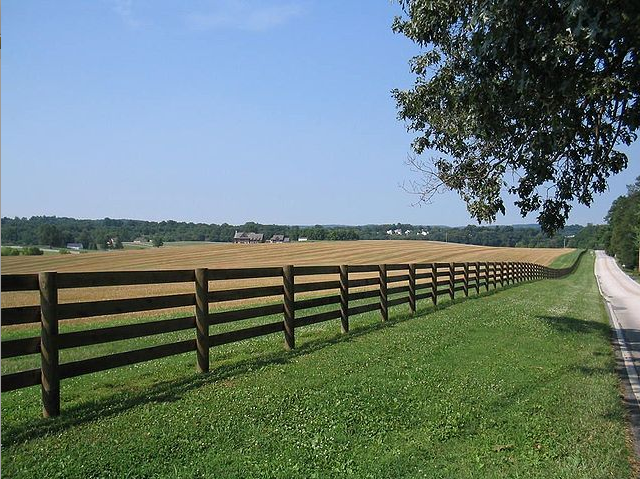
//> input picture HoughTransform/grass.png, 640 x 479 px
$ ./prova grass.png 100   (built with g++ and OpenCV 4)
//> lines starting //> are read from the running program, lines starting //| are printed output that depends on the picture
#include <iostream>
#include <cmath>
#include <utility>
#include "opencv2/highgui/highgui.hpp"
#include "opencv2/imgproc/imgproc.hpp"
#define DEG2RAD 0.017459323f

using namespace std;
using namespace cv;

int houghTransform(unsigned char *image, int r, int c);

const unsigned int *getAccu(int *, int *);

std::vector< std::pair< std::pair<int, int>, std::pair<int, int> > > getLines(int threshold);

unsigned int *accumulator;
int _accu_h;
int _accu_w;
int _img_w;
int _img_h;

int main(int argc, char **argv)
{
  Mat image, im_blur, im_canny;
  int threshold = atoi(argv[2]);

  image = imread(argv[1], 1);
//> image is the input picture: 479 rows x 640 cols, CV_8UC3; mean B, G, R 114.8, 121, 103

  if(!image.data)
  {
    cerr << "Immagine inesistente" << endl;
    exit(-1);
  }

  blur(image, im_blur, Size(5,5));
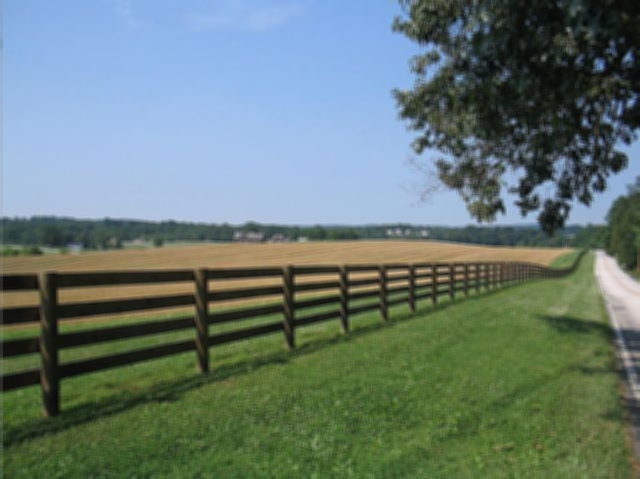
//> im_blur: 479 rows x 640 cols, CV_8UC3; mean B, G, R 114.8, 121, 103
  Canny(im_blur, im_canny, 100, 150, 3);
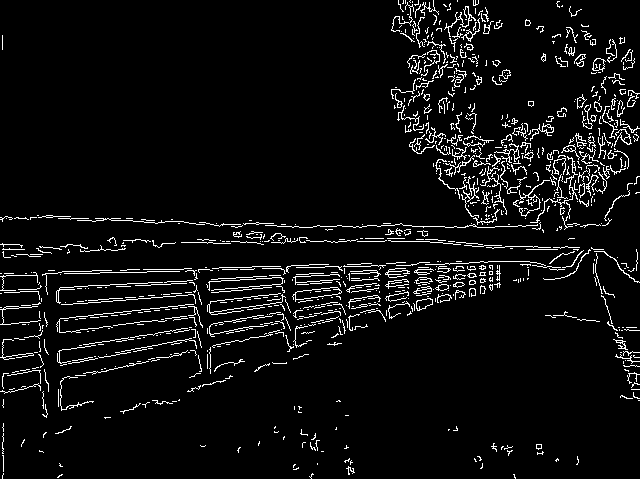
//> im_canny: 479 rows x 640 cols, CV_8UC1; 5.6% white in thin lines or dots

  imshow("Original", image);
  imshow("Gaussian blur", im_blur);
  imshow("Canny Edge", im_canny);

  int righe = image.rows;
//> righe = 479
  int colonne = image.cols;
//> colonne = 640

  houghTransform(im_canny.data, righe, colonne);


  if(threshold == 0)
    threshold = righe>colonne?righe/4:colonne/4;

  while(1)
  {
    Mat img_res = image.clone();

    //Search the accumulator
    std::vector< std::pair< std::pair<int, int>, std::pair<int, int> > > lines = getLines(threshold);

    //Draw the results
    std::vector< std::pair< std::pair<int, int>, std::pair<int, int> > >::iterator it;
    for(it=lines.begin();it!=lines.end();it++)
    {
      cv::line(img_res, cv::Point(it->first.first, it->first.second), cv::Point(it->second.first, it->second.second), cv::Scalar( 0, 0, 255), 2, 8);
    }

    //Visualize all
    int aw, ah, maxa;
    aw = ah = maxa = 0;
    const unsigned int* accu = getAccu(&aw, &ah);

    for(int p=0;p<(ah*aw);p++)
    {
      if((int)accu[p] > maxa)
        maxa = accu[p];
    }
    double contrast = 1.0;
    double coef = 255.0 / (double)maxa * contrast;

    cv::Mat img_accu(ah, aw, CV_8UC3);
    for(int p=0;p<(ah*aw);p++)
    {
      unsigned char c = (double)accu[p] * coef < 255.0 ? (double)accu[p] * coef : 255.0;
      img_accu.data[(p*3)+0] = 255;
      img_accu.data[(p*3)+1] = 255-c;
      img_accu.data[(p*3)+2] = 255-c;
    }


    imshow("Result", img_res);
    imshow("Canny Edge Detection", im_canny);
    imshow("Accumulator", img_accu);

    char c = cv::waitKey(360000);
    if(c == '+')
      threshold += 5;
    if(c == '-')
      threshold -= 5;
    if(c == 27)
      break;
  }

  waitKey();
}

int houghTransform(unsigned char *i, int r, int c)
{
//> called with r = 479, c = 640
  double hough_h = ((sqrt(2.0) * (double)(c>r?r:c)) / 2.0);
//> hough_h = 338.7
  _img_h = r;
  _img_w = c;

  accumulator = (unsigned int *) calloc(r*c, sizeof(unsigned int *));
  _accu_h = hough_h * 2.0; // -r -> +r
  _accu_w = 180;
  double center_x = r / 2;
//> center_x = 239
  double center_y = c / 2;
//> center_y = 320

  /*
  Creazione e inizializzazione del vettore di accumulazione di size
    righe  x colonne dell'immagine
    */
//> (the run ends here: the program crashes, at `for(int y=0;y<r;y++)`)
